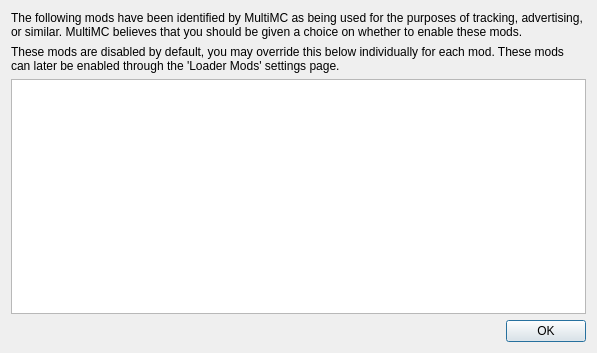
<?xml version="1.0" encoding="UTF-8"?>
<ui version="4.0">
 <class>FtbFlaggedModsDialog</class>
 <widget class="QDialog" name="FtbFlaggedModsDialog">
  <property name="geometry">
   <rect>
    <x>0</x>
    <y>0</y>
    <width>597</width>
    <height>353</height>
   </rect>
  </property>
  <property name="windowTitle">
   <string>Flagged Mods Selection</string>
  </property>
  <layout class="QVBoxLayout" name="verticalLayout">
   <item>
    <widget class="QLabel" name="label">
     <property name="text">
      <string>The following mods have been identified by MultiMC as being used for the purposes of tracking, advertising, or similar. MultiMC believes that you should be given a choice on whether to enable these mods.</string>
     </property>
     <property name="wordWrap">
      <bool>true</bool>
     </property>
    </widget>
   </item>
   <item>
    <widget class="QLabel" name="label_2">
     <property name="text">
      <string>These mods are disabled by default, you may override this below individually for each mod. These mods can later be enabled through the 'Loader Mods' settings page.</string>
     </property>
     <property name="wordWrap">
      <bool>true</bool>
     </property>
    </widget>
   </item>
   <item>
    <widget class="ModListView" name="modTreeView">
     <property name="sizePolicy">
      <sizepolicy hsizetype="Expanding" vsizetype="Expanding">
       <horstretch>0</horstretch>
       <verstretch>0</verstretch>
      </sizepolicy>
     </property>
     <property name="acceptDrops">
      <bool>true</bool>
     </property>
     <property name="dragDropMode">
      <enum>QAbstractItemView::DropOnly</enum>
     </property>
    </widget>
   </item>
   <item>
    <widget class="QDialogButtonBox" name="buttonBox">
     <property name="orientation">
      <enum>Qt::Horizontal</enum>
     </property>
     <property name="standardButtons">
      <set>QDialogButtonBox::Ok</set>
     </property>
    </widget>
   </item>
  </layout>
 </widget>
 <customwidgets>
  <customwidget>
   <class>ModListView</class>
   <extends>QTreeView</extends>
   <header>widgets/ModListView.h</header>
  </customwidget>
 </customwidgets>
 <resources/>
 <connections>
  <connection>
   <sender>buttonBox</sender>
   <signal>accepted()</signal>
   <receiver>FtbFlaggedModsDialog</receiver>
   <slot>accept()</slot>
   <hints>
    <hint type="sourcelabel">
     <x>248</x>
     <y>254</y>
    </hint>
    <hint type="destinationlabel">
     <x>157</x>
     <y>274</y>
    </hint>
   </hints>
  </connection>
  <connection>
   <sender>buttonBox</sender>
   <signal>rejected()</signal>
   <receiver>FtbFlaggedModsDialog</receiver>
   <slot>reject()</slot>
   <hints>
    <hint type="sourcelabel">
     <x>316</x>
     <y>260</y>
    </hint>
    <hint type="destinationlabel">
     <x>286</x>
     <y>274</y>
    </hint>
   </hints>
  </connection>
 </connections>
</ui>
